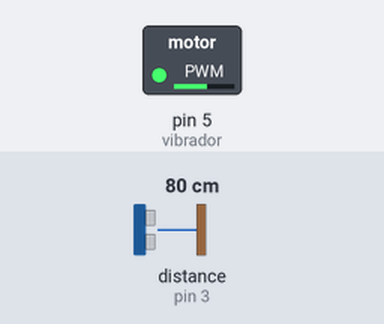
A sketch run on a simulated Arduino Uno, built with avr-gcc and run on an emulated ATmega328P. On the bench: switched loads named in the sketch (green lamp = pin HIGH). Wiring (inferred from the names in the program): ultrasonic range finder: trigger pin 2; echo pin 3. Inputs (shaded band) come from the test bench; at power-on: distance to the obstacle (sensor on pin 3) 80 cm. The echo pulse lasts 58.3 µs per cm; pins used as bus, display or sensor lines are not drawn.

Above: at 1.2 s.
1.3 s: distance to the obstacle (sensor on pin 3) set to 55 cm
2.8 s: distance to the obstacle (sensor on pin 3) set to 47 cm
At 3.9 s:
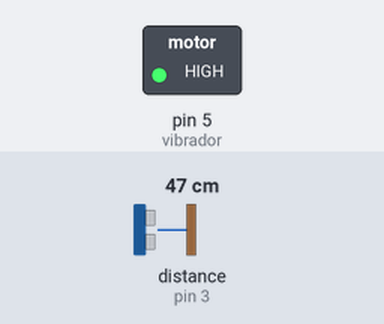
4.3 s: distance to the obstacle (sensor on pin 3) set to 120 cm
At 5.2 s:
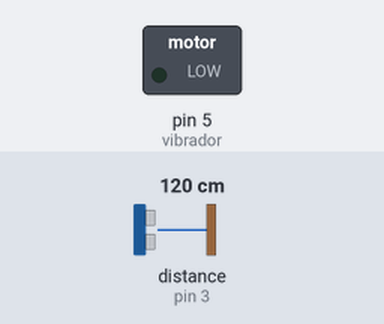
5.8 s: distance to the obstacle (sensor on pin 3) set to 106 cm
7.3 s: distance to the obstacle (sensor on pin 3) set to 97 cm
At 8.5 s:
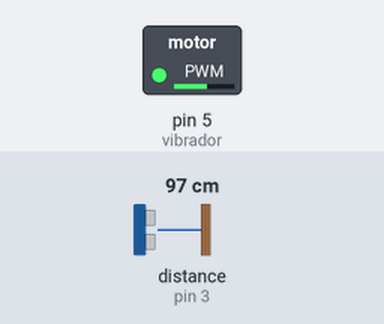
8.8 s: distance to the obstacle (sensor on pin 3) set to 2 cm
At 9.6 s:
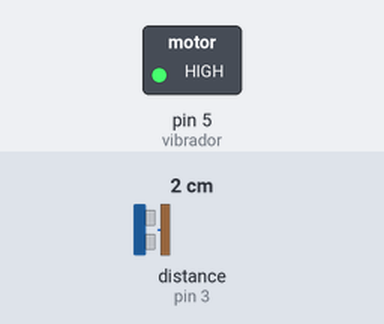
Timing chart, 0 to 11.3 s (numbered marks = the images above; inputs shaded):
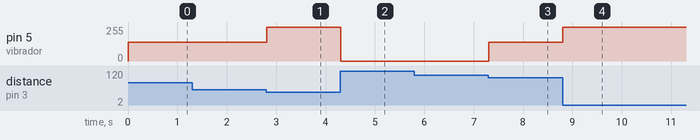

The sketch:

prueba_ciego.ino
```cpp
int vibrador=5;
int echo=3;
int trig=2;
int duracion;
int distancia;

void setup() {

  pinMode(vibrador, OUTPUT);
  pinMode(echo, INPUT);
  pinMode(trig, OUTPUT);

}

void loop() {

  digitalWrite(trig, HIGH);
  delay(1);
  digitalWrite(trig, LOW);
  duracion = pulseIn(echo, HIGH);
  distancia = duracion / 58.2;

  if ((distancia < 100) && (distancia > 50)) {
    analogWrite(vibrador, 140);
  }

  if ((distancia < 50) && (distancia > 0)) {

    analogWrite(vibrador, 255);

  }

  if (distancia > 100) {

    analogWrite(vibrador, 0);

  }

}
```

Measured:
- the behaviour switches between 51 and 50 cm on distance to the obstacle (sensor on pin 3) (found by bisection; images 0 and 1)
- the behaviour switches between 101 and 100 cm on distance to the obstacle (sensor on pin 3) (found by bisection; images 2 and 3)
- after the input at 1.3 s, every drawn part: stays the same
- after the input at 2.8 s, pin 5 (vibrador): 140/255 → 255/255 at once
- after the input at 4.3 s, pin 5 (vibrador): 255/255 → 0/255 at once
- after the input at 5.8 s, every drawn part: stays the same
- after the input at 7.3 s, pin 5 (vibrador): 0/255 → 140/255 at once
- after the input at 8.8 s, pin 5 (vibrador): 140/255 → 255/255 at once
